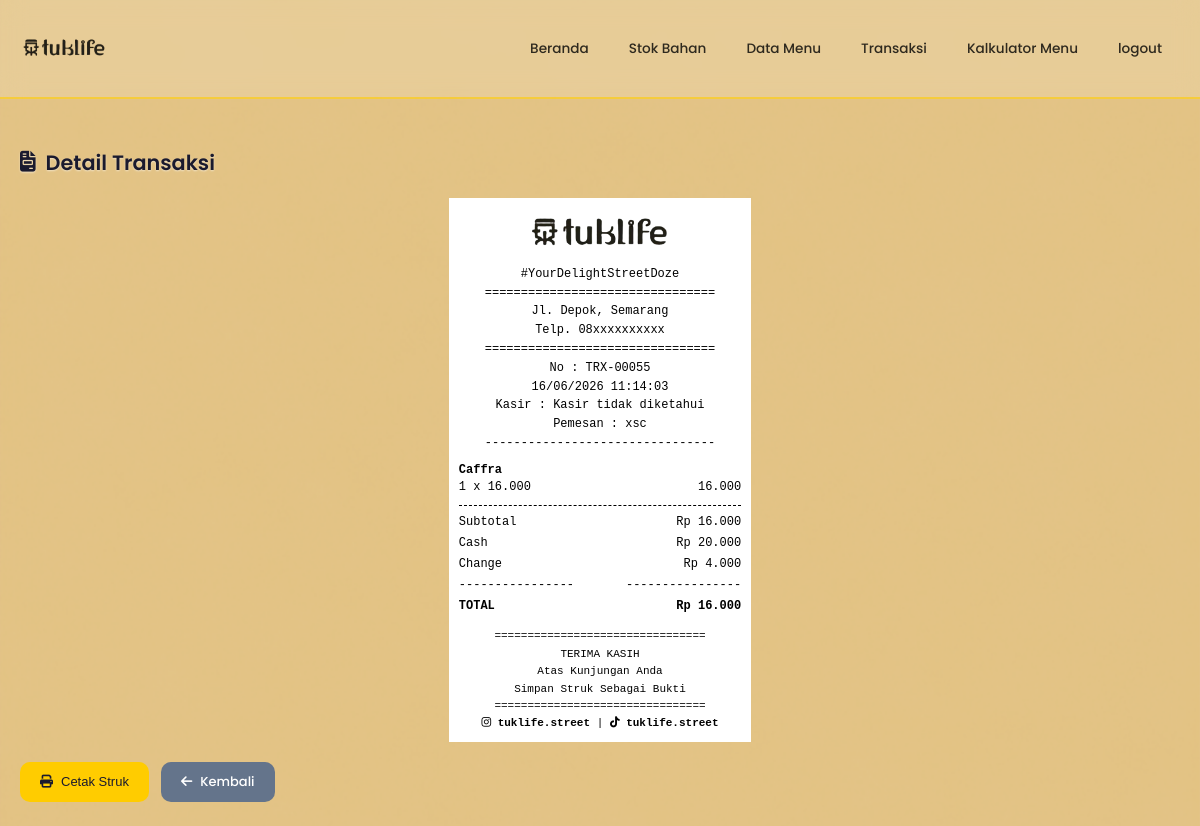
/modules/transaksi/detail.php?id=55, run on the app's committed database.
### tables this page shows
CREATE TABLE `transaksi` (
  `id_transaksi` int NOT NULL,
  `tgl_transaksi` timestamp NULL DEFAULT CURRENT_TIMESTAMP,
  `total` int DEFAULT NULL,
  `nama_pemesan` varchar(150) DEFAULT NULL,
  `cash` int NOT NULL DEFAULT '0',
  `change` int NOT NULL DEFAULT '0'
);

CREATE TABLE `detail_transaksi` (
  `id_detail` int NOT NULL,
  `id_transaksi` int DEFAULT NULL,
  `id_barang` int DEFAULT NULL,
  `jumlah` int DEFAULT NULL
);

CREATE TABLE `barang` (
  `id_barang` int NOT NULL,
  `nama_barang` varchar(100) DEFAULT NULL,
  `harga` int DEFAULT NULL,
  `stok` int DEFAULT '0',
  `tipe` varchar(50) DEFAULT NULL
);

### includes/fungsi.php (called while the page is built, shortened)
<?php
function rupiah($angka) {
    return "Rp " . number_format((float)$angka, 0, ',', '.');
}
?>

### modules/transaksi/detail.php (the view, shortened to what this page needs)
<?php
require_once '../../config/database.php';
require_once '../../includes/fungsi.php';
require_once '../../includes/header.php';
$id_transaksi = (int)($_GET['id'] ?? 0);
$nama_kasir = $_SESSION['nama_kasir'] ?? 'Kasir tidak diketahui';
$qTrans = mysqli_query($conn, "SELECT * FROM transaksi WHERE id_transaksi=$id_transaksi");
$transaksi = mysqli_fetch_assoc($qTrans);
$qDetail = mysqli_query(
    $conn,
    "SELECT dt.id_detail, b.nama_barang, b.harga, dt.jumlah, (b.harga * dt.jumlah) AS sub_total
     FROM detail_transaksi dt
     JOIN barang b ON b.id_barang = dt.id_barang
     WHERE dt.id_transaksi = $id_transaksi"
);
?>
<h2><i class="fas fa-file-invoice"></i> Detail Transaksi</h2>
<?php if (!$transaksi): ?>
    <div class="alert alert-danger">
        <i class="fas fa-exclamation-triangle"></i> Transaksi tidak ditemukan.
    </div>
<?php else: ?>
<div class="struk-container">
    <div class="struk-header">
        <img src="<?= BASE_URL ?>assets/img/kasir-struk.png" style="width: 90%; height: 50px; object-fit: contain;">
        <p>#YourDelightStreetDoze</p>
        <p>================================</p>
        <p>Jl. Depok, Semarang</p>
        <p>Telp. 08xxxxxxxxxx</p>
        <p>================================</p>
        <p>No : TRX-<?= str_pad($transaksi['id_transaksi'], 5, '0', STR_PAD_LEFT) ?></p>
        <p><?= date('d/m/Y H:i:s', strtotime($transaksi['tgl_transaksi'])) ?></p>
        <p>Kasir : <?= htmlspecialchars($nama_kasir) ?></p>
        <p>Pemesan : <?= htmlspecialchars($transaksi['nama_pemesan'] ?? '-') ?></p>
        <p>--------------------------------</p>
    </div>
    <div class="struk-items">
        <?php while($d = mysqli_fetch_assoc($qDetail)): ?>
            <div class="item-detail">
                <div class="nama-item">
                    <?= htmlspecialchars($d['nama_barang']) ?>
                </div>
                <div class="struk-item">
                    <span>
                        <?= $d['jumlah'] ?> x <?= number_format($d['harga'],0,',','.') ?>
                    </span>
                    <span>
                        <?= number_format($d['sub_total'],0,',','.') ?>
                    </span>
                </div>
            </div>
        <?php endwhile; ?>
    </div>
    <div class="struk-total">
       <div class="struk-item">
    <span>Subtotal</span>
    <span><?= rupiah($transaksi['total']) ?></span>
</div>
<div class="struk-item">
    <span>Cash</span>
    <span><?= rupiah($transaksi['cash']) ?></span>
</div>
<div class="struk-item">
    <span>Change</span>
    <span><?= rupiah($transaksi['change']) ?></span>
</div>
<div class="struk-item">
    <span>----------------</span>
    <span>----------------</span>
</div>
<div class="struk-item">
    <strong>TOTAL</strong>
    <strong><?= rupiah($transaksi['total']) ?></strong>
</div>
    </div>
    <div class="struk-footer">
        <p>================================</p>
        <p>TERIMA KASIH</p>
        <p>Atas Kunjungan Anda</p>
        <p>Simpan Struk Sebagai Bukti</p>
        <p>================================</p>
        <strong><i class="fab fa-instagram"></i> tuklife.street</strong> |
        <strong><i class="fab fa-tiktok"></i> tuklife.street</strong>
    </div>
</div>
<div class="action-buttons no-print" style="text-align:center;margin-top:20px;">
    <button onclick="window.print()" class="btn btn-primary">
        <i class="fas fa-print"></i> Cetak Struk
    </button>
    <a href="index.php" class="btn btn-secondary">
        <i class="fas fa-arrow-left"></i> Kembali
    </a>
</div>
<?php endif; ?>
<?php include '../../includes/footer.php'; ?>

### modules/transaksi/detail.php (style rules this page uses)
.struk-container { width:80mm; margin:20px auto; background:#fff; color:#000; padding:10px; font-family:"Courier New", monospace; font-size:12px; line-height:1.4; }
.struk-header { text-align:center; }
.struk-header p { margin:2px 0; }
.struk-items { margin-top:10px; }
.item-detail { margin-bottom:8px; }
.nama-item { font-weight:bold; }
.struk-item { display:flex; justify-content:space-between; }
.struk-total { margin-top:10px; border-top:1px dashed #000; padding-top:8px; }
.struk-total .struk-item { margin-bottom:4px; }
.struk-footer { text-align:center; margin-top:15px; font-size:11px; }
.struk-footer p { margin:2px 0; }
.no-print { text-align:center; }

### data on the page
transaksi: id_transaksi "00055", tgl_transaksi "16/06/2026 11:14:03", nama_pemesan "xsc", total "Rp 16.000", cash "Rp 20.000", change "Rp 4.000"
detail_transaksi: id_barang.nama_barang "Caffra", jumlah "1", id_barang.harga "16.000", sub_total "16.000"

### other printed values
$nama_kasir "Kasir tidak diketahui"
